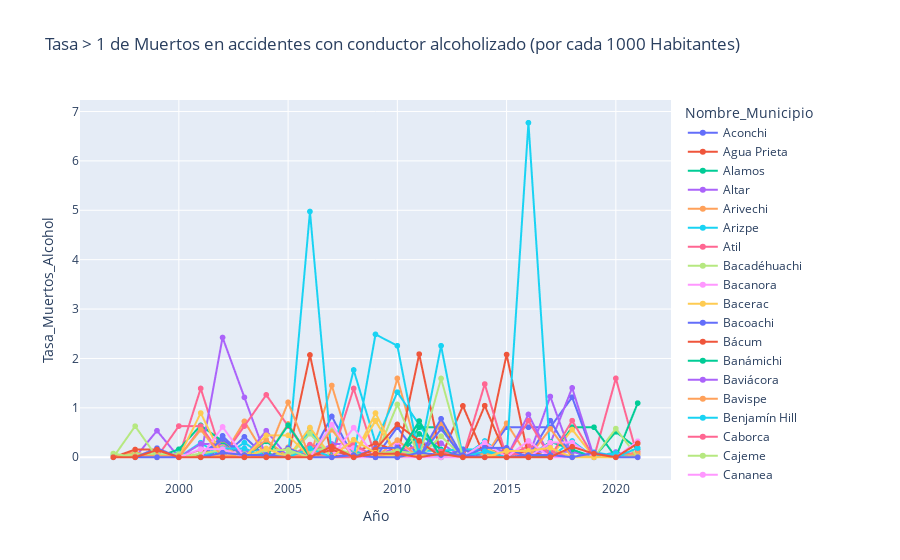

Notebook source saved alongside this figure:
### Code cell
fig = px.line(df_Municipio_Deaths, x="Año", y="Tasa_Muertos_Alcohol", color="Nombre_Municipio", markers="True",
title="Tasa > 1 de Muertos en accidentes con conductor alcoholizado (por cada 1000 Habitantes) ")
fig.show()
